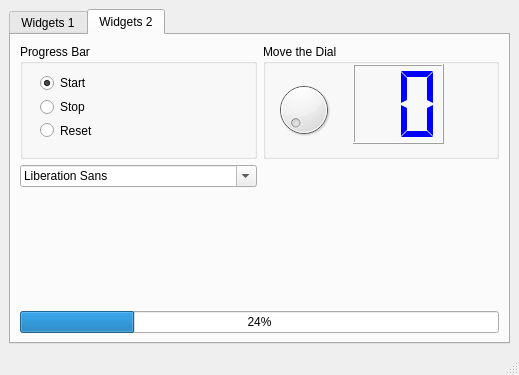
<?xml version="1.0" encoding="UTF-8"?>
<ui version="4.0">
 <class>MainWindow</class>
 <widget class="QMainWindow" name="MainWindow">
  <property name="geometry">
   <rect>
    <x>0</x>
    <y>0</y>
    <width>519</width>
    <height>375</height>
   </rect>
  </property>
  <property name="windowTitle">
   <string>MainWindow</string>
  </property>
  <widget class="QWidget" name="centralwidget">
   <layout class="QGridLayout" name="gridLayout">
    <item row="0" column="0">
     <widget class="QTabWidget" name="tabWidget_1">
      <property name="font">
       <font>
        <weight>50</weight>
        <bold>false</bold>
       </font>
      </property>
      <property name="currentIndex">
       <number>1</number>
      </property>
      <widget class="QWidget" name="tab_widgets_1">
       <property name="toolTip">
        <string/>
       </property>
       <property name="statusTip">
        <string/>
       </property>
       <attribute name="title">
        <string>Widgets 1</string>
       </attribute>
       <layout class="QVBoxLayout" name="verticalLayout">
        <item>
         <layout class="QVBoxLayout" name="verticalLayout_tab_1">
          <item>
           <widget class="QTabWidget" name="tabWidget_2">
            <property name="accessibleName">
             <string/>
            </property>
            <property name="currentIndex">
             <number>0</number>
            </property>
            <widget class="QWidget" name="tab_tree">
             <property name="statusTip">
              <string/>
             </property>
             <attribute name="title">
              <string>Tree</string>
             </attribute>
             <layout class="QHBoxLayout" name="horizontalLayout">
              <item>
               <layout class="QVBoxLayout" name="verticalLayout_2">
                <item>
                 <widget class="QTreeWidget" name="treeWidget">
                  <column>
                   <property name="text">
                    <string>Header 1</string>
                   </property>
                  </column>
                  <column>
                   <property name="text">
                    <string>New Column</string>
                   </property>
                  </column>
                  <item>
                   <property name="text">
                    <string>Item1</string>
                   </property>
                   <item>
                    <property name="text">
                     <string>Subitem1</string>
                    </property>
                   </item>
                  </item>
                 </widget>
                </item>
               </layout>
              </item>
             </layout>
            </widget>
            <widget class="QWidget" name="tab_calendar">
             <property name="statusTip">
              <string/>
             </property>
             <attribute name="title">
              <string>Calendar</string>
             </attribute>
             <layout class="QVBoxLayout" name="verticalLayout_3">
              <item>
               <widget class="QDateEdit" name="dateEdit">
                <property name="alignment">
                 <set>Qt::AlignCenter</set>
                </property>
               </widget>
              </item>
              <item>
               <widget class="QCalendarWidget" name="calendarWidget"/>
              </item>
             </layout>
            </widget>
           </widget>
          </item>
         </layout>
        </item>
       </layout>
      </widget>
      <widget class="QWidget" name="tab_widgets_2">
       <property name="toolTip">
        <string/>
       </property>
       <property name="statusTip">
        <string/>
       </property>
       <attribute name="title">
        <string>Widgets 2</string>
       </attribute>
       <layout class="QGridLayout" name="gridLayout_2">
        <item row="2" column="1">
         <spacer name="verticalSpacer_2">
          <property name="orientation">
           <enum>Qt::Vertical</enum>
          </property>
          <property name="sizeType">
           <enum>QSizePolicy::Maximum</enum>
          </property>
          <property name="sizeHint" stdset="0">
           <size>
            <width>20</width>
            <height>140</height>
           </size>
          </property>
         </spacer>
        </item>
        <item row="3" column="0" colspan="2">
         <widget class="QProgressBar" name="progressBar">
          <property name="value">
           <number>24</number>
          </property>
         </widget>
        </item>
        <item row="0" column="0">
         <widget class="QGroupBox" name="groupBox">
          <property name="title">
           <string>Progress Bar</string>
          </property>
          <widget class="QWidget" name="layoutWidget">
           <property name="geometry">
            <rect>
             <x>20</x>
             <y>30</y>
             <width>114</width>
             <height>65</height>
            </rect>
           </property>
           <layout class="QVBoxLayout" name="verticalLayout_4">
            <item>
             <widget class="QRadioButton" name="radioButton_start">
              <property name="statusTip">
               <string>Start the Progress Bar</string>
              </property>
              <property name="text">
               <string>Start</string>
              </property>
              <property name="checked">
               <bool>true</bool>
              </property>
             </widget>
            </item>
            <item>
             <widget class="QRadioButton" name="radioButton_stop">
              <property name="statusTip">
               <string>Stop the Progress Bar</string>
              </property>
              <property name="text">
               <string>Stop</string>
              </property>
             </widget>
            </item>
            <item>
             <widget class="QRadioButton" name="radioButton_reset">
              <property name="statusTip">
               <string>Reset the Progress Bar</string>
              </property>
              <property name="text">
               <string>Reset</string>
              </property>
             </widget>
            </item>
           </layout>
          </widget>
         </widget>
        </item>
        <item row="0" column="1">
         <widget class="QGroupBox" name="groupBox_2">
          <property name="title">
           <string>Move the Dial</string>
          </property>
          <widget class="QWidget" name="verticalLayoutWidget">
           <property name="geometry">
            <rect>
             <x>10</x>
             <y>30</y>
             <width>61</width>
             <height>71</height>
            </rect>
           </property>
           <layout class="QVBoxLayout" name="verticalLayout_5">
            <item>
             <widget class="QDial" name="dial"/>
            </item>
           </layout>
          </widget>
          <widget class="QWidget" name="verticalLayoutWidget_2">
           <property name="geometry">
            <rect>
             <x>90</x>
             <y>20</y>
             <width>91</width>
             <height>80</height>
            </rect>
           </property>
           <layout class="QVBoxLayout" name="verticalLayout_6">
            <item>
             <widget class="QLCDNumber" name="lcdNumber">
              <property name="palette">
               <palette>
                <active>
                 <colorrole role="WindowText">
                  <brush brushstyle="SolidPattern">
                   <color alpha="255">
                    <red>0</red>
                    <green>0</green>
                    <blue>255</blue>
                   </color>
                  </brush>
                 </colorrole>
                </active>
                <inactive>
                 <colorrole role="WindowText">
                  <brush brushstyle="SolidPattern">
                   <color alpha="255">
                    <red>0</red>
                    <green>0</green>
                    <blue>255</blue>
                   </color>
                  </brush>
                 </colorrole>
                </inactive>
                <disabled>
                 <colorrole role="WindowText">
                  <brush brushstyle="SolidPattern">
                   <color alpha="255">
                    <red>120</red>
                    <green>120</green>
                    <blue>120</blue>
                   </color>
                  </brush>
                 </colorrole>
                </disabled>
               </palette>
              </property>
              <property name="digitCount">
               <number>2</number>
              </property>
              <property name="mode">
               <enum>QLCDNumber::Dec</enum>
              </property>
              <property name="segmentStyle">
               <enum>QLCDNumber::Flat</enum>
              </property>
             </widget>
            </item>
           </layout>
          </widget>
         </widget>
        </item>
        <item row="2" column="0">
         <layout class="QVBoxLayout" name="verticalLayout_7">
          <item>
           <widget class="QFontComboBox" name="fontComboBox"/>
          </item>
          <item>
           <widget class="QLabel" name="label">
            <property name="font">
             <font>
              <pointsize>14</pointsize>
             </font>
            </property>
            <property name="text">
             <string/>
            </property>
            <property name="alignment">
             <set>Qt::AlignCenter</set>
            </property>
           </widget>
          </item>
         </layout>
        </item>
       </layout>
      </widget>
     </widget>
    </item>
   </layout>
  </widget>
  <widget class="QStatusBar" name="statusbar">
   <property name="statusTip">
    <string>Status bar</string>
   </property>
  </widget>
 </widget>
 <tabstops>
  <tabstop>tabWidget_2</tabstop>
 </tabstops>
 <resources/>
 <connections>
  <connection>
   <sender>dial</sender>
   <signal>valueChanged(int)</signal>
   <receiver>lcdNumber</receiver>
   <slot>display(int)</slot>
   <hints>
    <hint type="sourcelabel">
     <x>303</x>
     <y>115</y>
    </hint>
    <hint type="destinationlabel">
     <x>385</x>
     <y>127</y>
    </hint>
   </hints>
  </connection>
  <connection>
   <sender>fontComboBox</sender>
   <signal>activated(QString)</signal>
   <receiver>label</receiver>
   <slot>setText(QString)</slot>
   <hints>
    <hint type="sourcelabel">
     <x>138</x>
     <y>177</y>
    </hint>
    <hint type="destinationlabel">
     <x>151</x>
     <y>253</y>
    </hint>
   </hints>
  </connection>
 </connections>
</ui>
